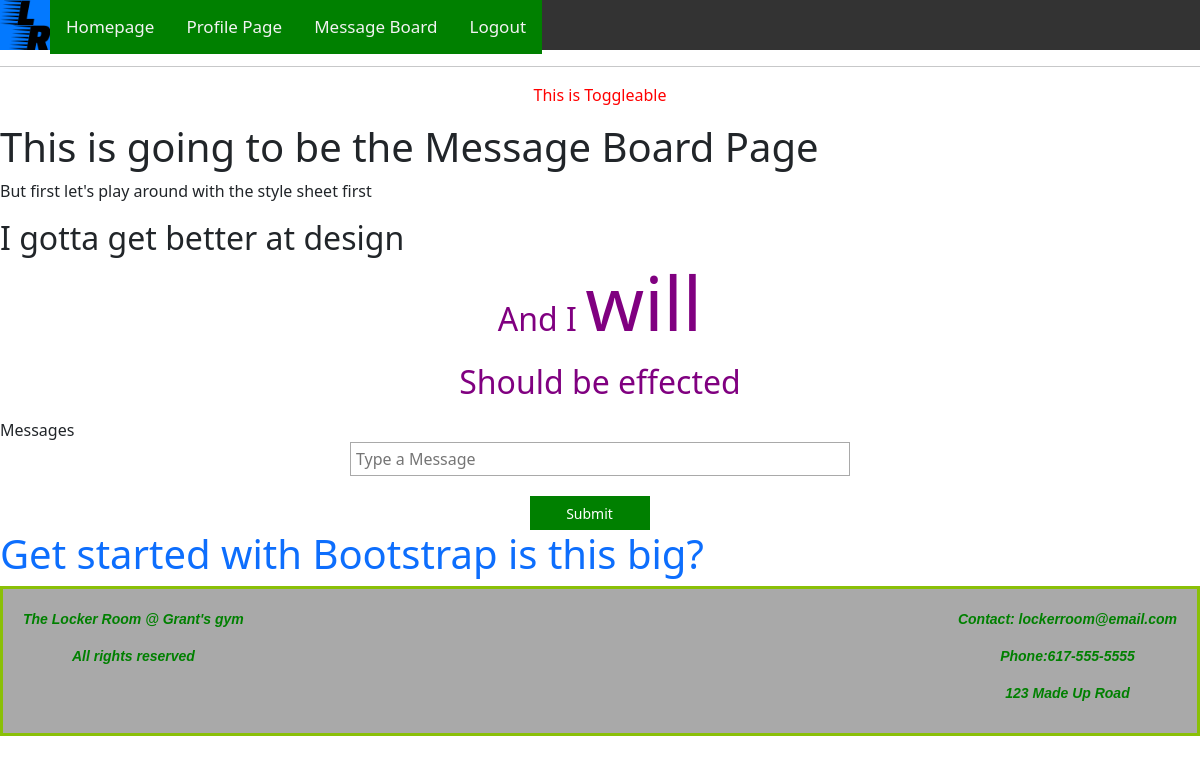
The page /message/tom (signed in) on the database as committed earlier.
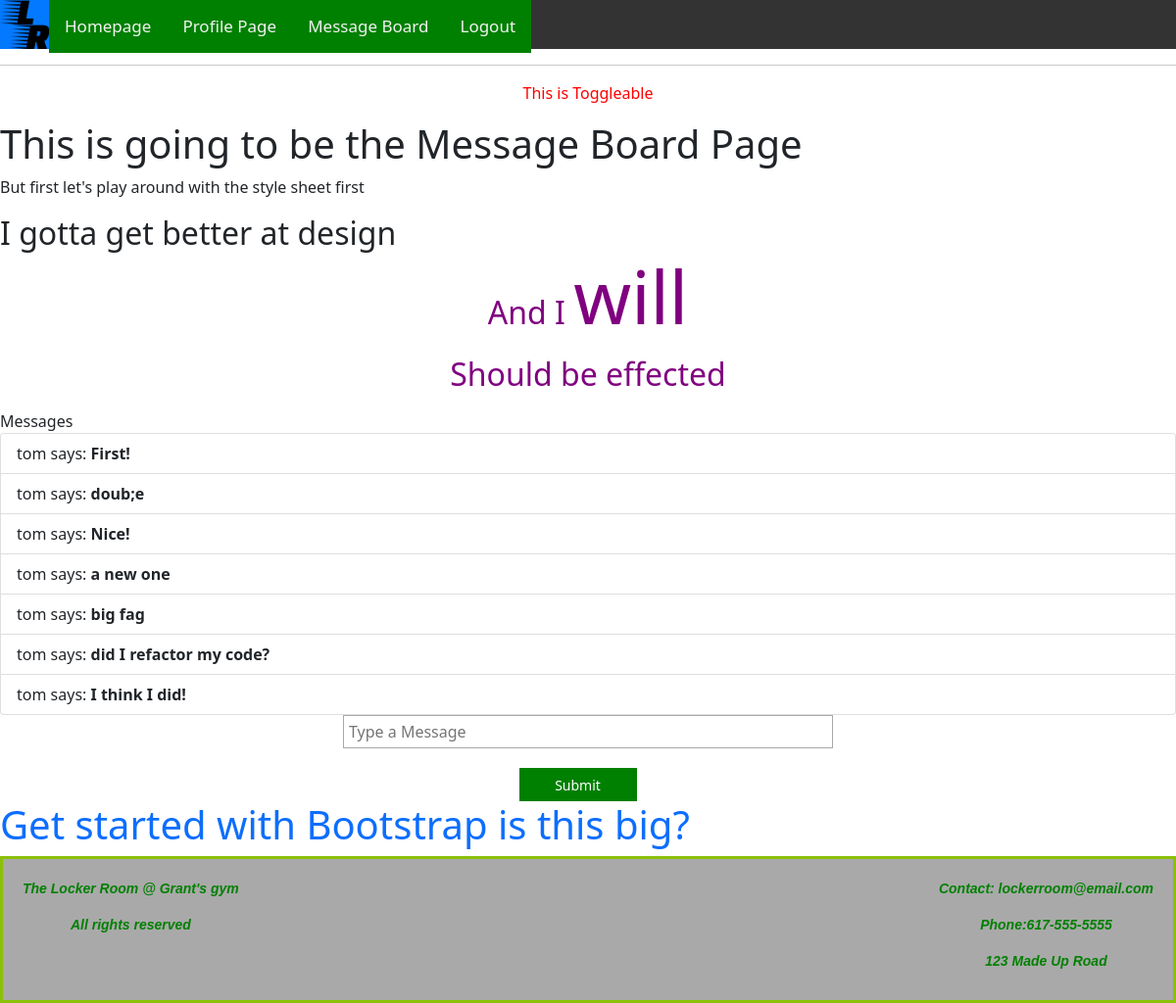
The same page on the database as committed later.
### application/models.py (models this page shows, shortened)
class Post(db.Model):
    id = db.Column(db.Integer, primary_key=True)
    body = db.Column(db.String(140))
    timestamp = db.Column(db.DateTime, index=True, default=datetime.utcnow)
    user_id = db.Column(db.Integer, db.ForeignKey('user.id'))

class User(UserMixin, db.Model):
    id = db.Column(db.Integer, primary_key=True)
    username = db.Column(db.String(64), index=True, unique=True)
    email = db.Column(db.String(120), index=True, unique=True)
    password_hash = db.Column(db.String(128))
    confirmed = db.Column(db.Boolean, nullable=True, default=False)
    confirmed_on = db.Column(db.DateTime, nullable=True)
    registered_on = db.Column(db.DateTime, nullable=True)
    dl1rm = db.Column(db.Numeric(10, 2), default=185)
    bench1rm = db.Column(db.Numeric(10, 2), default=135)
    squat1rm = db.Column(db.Numeric(10, 2), default=155)
    press1rm = db.Column(db.Numeric(10, 2), default=95)
    weight = db.Column(db.Numeric(10, 2), default=150)
    posts = db.relationship('Post', backref='author', lazy='dynamic')

### application/main/routes.py (the view, shortened to what this page needs)
@bp.route('/message/<username>', methods=['GET', 'POST']) # a route for rendering the message board
@login_required # you must be logged in to access the message board - Might add email validated as a requirment later
def message(username):
    posts = Post.query.all()
    return render_template('message.html', posts=posts) #Get Request. This should just render the message board with the current Posts

### application/models.py (called while the page is built)
@login.user_loader
def load_user(id): # used by Flask-Login to load a user based on their session ID
    return User.query.get(int(id)) # Flask-Login uses String but db uses ints so convert

### application/templates/message.html (shortened to what this page needs)
<!DOCTYPE html>
<html lang="en">
<head>
    <link rel="stylesheet" href="{{ url_for('static', filename='css/message.css') }}">
</head>
{% extends "base.html" %}
{% block content %}
    <p id="feedback">This is Toggleable</p>
    <h1>This is going to be the Message Board Page</h1>
    <p>But first let's play around with the style sheet first</p>
    <h2>I gotta get better at design
        <p id="nested">And I <span>will</span></p>
        <P>Should be effected</P>
    </h2>
    <div id="messages">
        <ul class="list-group">Messages
            {% for post in posts %}
            <li class="list-group-item">
            {{ post.author.username }} says: <b>{{ post.body }}</b>
            </li>
            {% endfor %}
        </ul>
    </div>
    <div id="message-box">
        <form id="submit-message" method="post" action="{{ url_for('main.message', username=current_user.username) }}">
            <input type="text" name="post" id="user-message" placeholder="Type a Message">
            <br>
            <input id="btn" type="submit" value="Submit">
        </form>
    </div>
    <h1 class="text-primary">
        Get started with Bootstrap is this big?
    </h1>
{% endblock %}

### application/templates/base.html (shortened to what this page needs)
<!DOCTYPE html>
<html lang="en">
<head>
    <link href="https://cdn.jsdelivr.net/npm/bootstrap@5.1.3/dist/css/bootstrap.min.css" rel="stylesheet"
>
</head>
<body>
    <div class="topnav">
        <img class="logo" src="{{ url_for('static', filename='img/Logo.jpg') }}" alt=" Logo File Not Found">
        <a href="{{ url_for('main.index') }}">Homepage</a>
        {% if current_user.is_anonymous %}
        <a href="{{ url_for('auth.login') }}">Login</a>
        <a href="{{ url_for('auth.register') }}">Register</a>
        {% else %}
        <a href="{{ url_for('main.user', username=current_user.username) }}">Profile Page</a>
        <a href="{{ url_for('main.message', username=current_user.username) }}">Message Board</a>
        <a href="{{ url_for('auth.logout') }}">Logout</a>
        {% endif %}
    </div>
    <div>
        <hr>
        {% block content %}{% endblock %}
    </div>
    <div class="footer">
        <div id="left-foot" class="foot-content">
            <p>The Locker Room @ Grant's gym <br>
            </p>
            <p>All rights reserved</p>
            <br>
        </div>
        <div id="right-foot" class="foot-content">
            <p>Contact: lockerroom@email.com <br>
            </p>
            <p>Phone:617-555-5555</p>
            <p>123 Made Up Road</p>
            <br>
        </div>
    </div>
</body>
</html>

### application/static/css/message.css (style rules this page uses)
input { border:1px solid #a9a9a9; height:34px; line-height:34px; width:500px; margin-bottom:20px; padding-left:5px; }
#btn { background:green; color:#fff; font-size:14px; width:120px; line-height:34px; border:none 0; cursor:pointer; margin:20px 20px 0 0; }
form { text-align: center; }
#feedback { color: red; text-align:center; }
h2 p { color: purple; text-align: center; }
p span { font-size: 75px; }

### application/templates/base.html (style rules this page uses)
body { font-family: Arial; margin: 0; background-color: #f1f1f1; height: 100%; }
.topnav { background-color: #333; height: 50px; }
.topnav a { float: left; color: #f2f2f2; text-align: center; padding: 14px 16px; text-decoration: none; background-color: green; font-size: 17px; }
.topnav .logo { float: left; width: auto; max-width: 100px; height: 50px; max-height: 50px; object-fit: fill; }
.footer { padding: 20px; text-align: center; background: darkgrey; bottom: 10px; border: 3px solid #8AC007; overflow: hidden; display: flex; justify-content: space-between; max-height: 150px; }
#left-foot { float:left; }
#right-foot { float:right; }
.foot-content p { font-style: italic; font-family: 'Lucida Sans', 'Lucida Sans Regular', 'Lucida Grande', 'Lucida Sans Unicode', Geneva, Verdana, sans-serif; font-size: 14px; font-weight: bold; color: green; text-align: center; }

Rows that differ between the two databases and show on the page:
added Post: author.username "tom", body "First!"
added Post: author.username "tom", body "doub;e"
added Post: author.username "tom", body "Nice!"
added Post: author.username "tom", body "a new one"
added Post: author.username "tom", body "big fag"
added Post: author.username "tom", body "did I refactor my code?"
added Post: author.username "tom", body "I think I did!"
